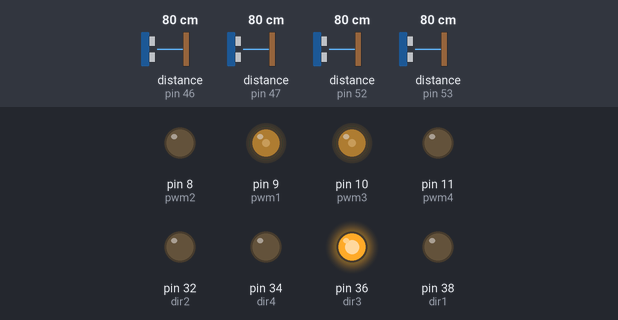
Bench run of a sketch on a simulated Arduino Mega 2560, built with avr-gcc and run on an emulated ATmega2560. On the bench: output pins drawn as LEDs (lit = HIGH). Wiring (inferred from the names in the program): 4 × ultrasonic range finder: trigger pin 48, echo pin 46 / trigger pin 49, echo pin 47 / trigger pin 50, echo pin 52 / trigger pin 51, echo pin 53. The inputs (shaded band) are chosen by the test bench; at power-on: distance to the obstacle (sensors on pin 46, pin 47, pin 52, pin 53) 80 cm. The echo pulse lasts 58.3 µs per cm; pins used as bus, display or sensor lines are not drawn.

Above: at 0.1 s.
At 18.1 s:
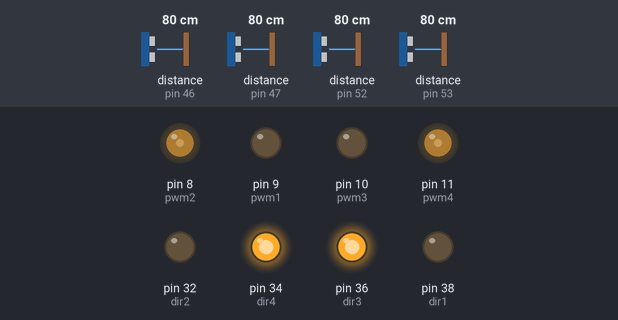
At 38.7 s:
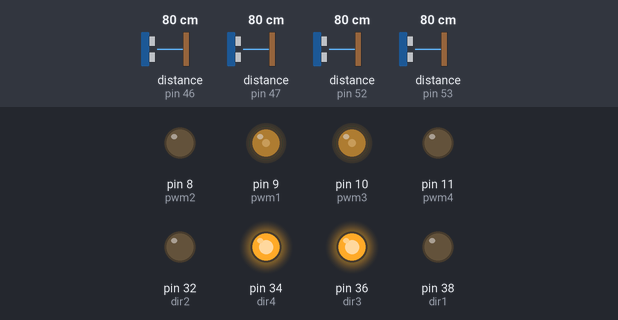
Timing chart, 0 to 40.0 s (numbered marks = the images above):
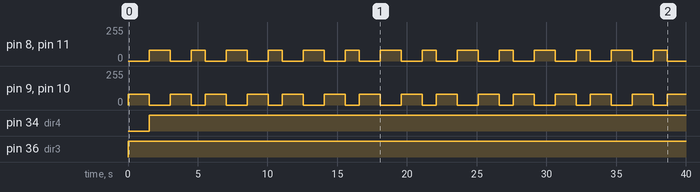

The sketch:

testing_diagonalyy_forest_area.ino
```cpp
int trigPin1 = 50;
int echoPin1 = 52;
int trigPin2 = 51;
int echoPin2 = 53;
int trigPin3 = 49;
int echoPin3 = 47;
int trigPin4 = 48;
int echoPin4 = 46;

int dir1 = 38, dir2 = 32, dir3 = 36, dir4 = 34;
int pwm1 = 9, pwm2 = 8, pwm3 = 10 , pwm4 = 11;
int lastback, backsensor, errorback, ls1, ls2, avgls, err = 0;
double pulse, inches, cm, distance, duration;
int frontsensor;


void setup() {
   Serial.begin(9800);

  pinMode(trigPin1 , OUTPUT);
  pinMode(echoPin1, INPUT);
  pinMode(trigPin2, OUTPUT);
  pinMode(echoPin2, INPUT);
  pinMode(trigPin3, OUTPUT);
  pinMode(echoPin3, INPUT);
  pinMode(trigPin4, OUTPUT);
  pinMode(echoPin4, INPUT);

  pinMode(pwm1, OUTPUT);
  pinMode(dir1, OUTPUT);
  pinMode(pwm2, OUTPUT);
  pinMode(dir2, OUTPUT);
  pinMode(pwm3, OUTPUT);
  pinMode(dir3, OUTPUT);
  pinMode(pwm4, OUTPUT);
  pinMode(dir4, OUTPUT);


}

void loop() { SonarSensor(trigPin1, echoPin1);
  ls1 = distance;
  SonarSensor(trigPin2, echoPin2);
  ls2 = distance;
  SonarSensor(trigPin3, echoPin3);
  backsensor = distance;
  SonarSensor(trigPin4, echoPin4);
  frontsensor = distance;

  dialeft();
  delay(1500);
  diaright();
  delay(1500);
  dialeft();
  delay(1500);
  diaright();
  delay(1000);
  Stop();


}


void dialeft()
{

  analogWrite(pwm1, 80);

  analogWrite(pwm3, 80);

 analogWrite(pwm2, 0);
  analogWrite(pwm4, 0);
  digitalWrite(dir1, LOW);
  digitalWrite(dir3, HIGH);

}

void diaright()
{

  digitalWrite(dir2, LOW);
  digitalWrite(dir4, HIGH);
  analogWrite(pwm2, 80);
  analogWrite(pwm4, 80);
   analogWrite(pwm1, 0);

  analogWrite(pwm3, 0);

  digitalWrite(dir2, LOW);
  digitalWrite(dir4, HIGH);

}


void Stop()
{


  analogWrite(pwm1, 0);
  analogWrite(pwm2, 0);
  analogWrite(pwm3, 0);
  analogWrite(pwm4, 0);


}


void SonarSensor(int trigPin, int echoPin)
{


  digitalWrite(trigPin, LOW);
  delayMicroseconds(2);
  digitalWrite(trigPin, HIGH);
  delayMicroseconds(10);
  digitalWrite(trigPin, LOW);
  duration = pulseIn(echoPin, HIGH);
  distance = (duration / 2) / 29.1;

}
```

Measured:
- by itself, pin 8 (pwm2), pin 11 (pwm4): repeats every 5.5 s: 0/255 1.5 s, 80/255 1.0 s, 0/255 1.5 s, 80/255 1.5 s
- by itself, pin 9 (pwm1), pin 10 (pwm3): repeats every 5.5 s: 0/255 1.5 s, 80/255 1.5 s, 0/255 1.0 s, 80/255 1.5 s
- by itself, pin 34 (dir4): LOW → HIGH at 1.5 s
- by itself, pin 36 (dir3): LOW → HIGH at 0.02 s
